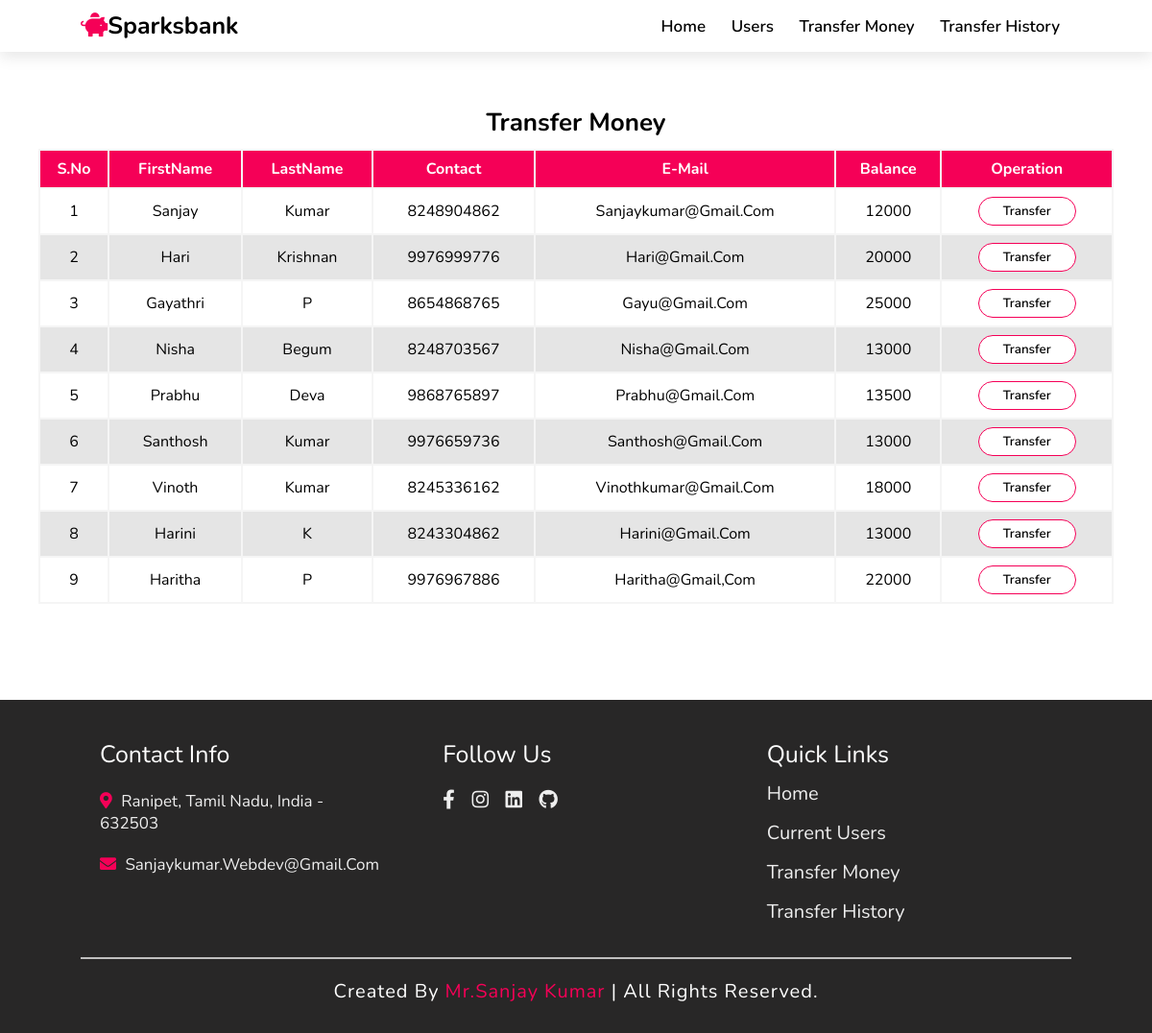
The app's page /transfermoney.php with its own data.
### tables this page shows
CREATE TABLE `users` (
  `id` int(255) NOT NULL,
  `firstname` varchar(50) NOT NULL,
  `lastname` varchar(50) NOT NULL,
  `phone` varchar(10) NOT NULL,
  `email` varchar(50) NOT NULL,
  `balance` int(50) NOT NULL
);

### transfermoney.php (the view, shortened to what this page needs)
<!DOCTYPE html>
<html lang="en">
<head>
    <link rel="stylesheet" href="css/style.css">
    <link rel="stylesheet" href="https://cdnjs.cloudflare.com/ajax/libs/font-awesome/5.15.2/css/all.min.css">
    <link href="https://unpkg.com/aos@2.3.1/dist/aos.css" rel="stylesheet">
</head>
<body>
    <header>
        <a href="#" class="logo"><i class="fas fa-piggy-bank"></i>Sparksbank</a>
        <nav class="navbar">
            <a href="index.php">Home</a>
            <a href="users.php">users</a>
            <a href="transfermoney.php">transfer money</a>
            <a href="transferhistory.php">transfer history</a>
        </nav>
    </header>
    <?php
    include 'conn.php';
    $sql = "SELECT * FROM users";
    $result = mysqli_query($conn, $sql);
    ?>
    <div class="table_container" data-aos="fade-down">
        <h2 class="heading">Transfer Money</h2>
        <table class="table">
            <thead>
                <tr>
                    <th>S.No</th>
                    <th>FirstName</th>
                    <th>LastName</th>
                    <th>Contact</th>
                    <th>E-Mail</th>
                    <th>Balance</th>
                    <th>Operation</th>
                </tr>
            </thead>
            <tbody>
                <?php
                while ($rows = mysqli_fetch_assoc($result)) {
                ?>
                    <tr>
                        <td data-label="S.No"><?php echo $rows['id']; ?></td>
                        <td data-label="Firstname"><?php echo $rows['firstname']; ?></td>
                        <td data-label="Lastname"><?php echo $rows['lastname']; ?></td>
                        <td data-label="Contact"><?php echo $rows['phone']; ?> </td>
                        <td data-label="Email"><?php echo $rows['email']; ?></td>
                        <td data-label="Balance"><?php echo $rows['balance']; ?></td>
                        <td><a href="selectuser.php?id= <?php echo $rows['id']; ?>"> <button type="button" class="btn">Transfer</button></a></td>
                    </tr>
                <?php
                }
                ?>
            </tbody>
        </table>
    </div>
    <div class="footer">
        <div class="box-container">
            <div class="box" data-aos="fade-down">
                <h3>contact info</h3>
                <p> <i class="fas fa-map-marker-alt"></i> ranipet, Tamil Nadu, India - 632503</p>
                <p> <i class="fas fa-envelope"></i> sanjaykumar.webdev@gmail.com</p>
            </div>
            <div class="box" data-aos="fade-down">
                <h3>follow us</h3>
                <a href="https://www.facebook.com/profile.php?id=100007187738996" class="fab fa-facebook-f"></a>
                <a href="https://instagram.com/may_be_your_friend?utm_medium=copy_link" class="fab fa-instagram"></a>
                <a href="https://www.linkedin.com/in/sanjay-kumar-442726220/" class="fab fa-linkedin"></a>
                <a href="https://github.com/sanjaykumar-webdev" class="fab fa-github"></a>
            </div>
            <div class="box" data-aos="fade-down">
                <h3>quick links</h3>
                <a href="index.php">home</a><br><br>
                <a href="Users.php">Current users</a><br> <br>
                <a href="transfermoney.php">transfer Money</a><br> <br>
                <a href="transferhistory.php">transfer history</a><br> <br>
            </div>
        </div>
        <h1 class="credit">Created by <a href="#">Mr.Sanjay Kumar</a> | all rights reserved. </h1>
    </div>
</body>
</html>

### css/style.css (style rules this page uses)
:root { --txt: #f50057; --nav: 0 0.5rem 1.5rem rgba(0, 0, 0, 0.1); }
* { font-family: "Nunito", sans-serif; padding: 0%; margin: 0%; border: none; outline: none; box-sizing: border-box; text-transform: capitalize; text-decoration: none; transition: all 0.2s linear; }
html { font-size: 62.5%; overflow-x: hidden; scroll-behavior: smooth; }
header { position: fixed; width: 100%; top: 0; left: 0; right: 0; background: #fff; padding: 1rem 7%; display: flex; align-items: center; justify-content: space-between; z-index: 1000; box-shadow: var(--nav); }
header .logo { color: black; font-size: 2.5rem; font-weight: bolder; }
header .logo i { color: var(--txt); }
header i { color: black; font-size: 2.5rem; font-weight: bolder; }
header .navbar a { font-size: 1.7rem; border-radius: 0.5rem; padding: 0.5rem 1.2rem; color: black; font-weight: 600; }
.footer { background: #282727; padding: 1rem 7%; }
.footer .box-container { display: flex; flex-wrap: wrap; }
.footer .box-container .box { flex: 1 1 25rem; margin: 2rem; }
.footer .box-container .box h3 { font-size: 2.5rem; color: #fff; padding: 1rem 0; font-weight: normal; }
.footer .box-container .box p { font-size: 1.7rem; color: #eee; padding: 1rem 0; }
.footer .box-container .box a { font-size: 1rem; color: #eee; margin-top: 1rem; margin-right: 1rem; }
.footer .box:nth-child(2) { margin-left: 4rem; }
.footer .box-container .box p i { padding-right: 0.5rem; color: var(--txt); }
.footer .box-container .box a { padding-right: 0.5rem; font-size: 2rem; }
.footer .credit { font-size: 2rem; text-align: center; border-top: 0.2rem solid rgba(255, 255, 255, 0.7); padding: 2rem 1rem; font-weight: normal; letter-spacing: 0.1rem; color: #fff; }
.footer .credit a { color: var(--txt); }
.table_container { margin: 10rem 4rem; text-align: center; }
.btn { padding: 0.5rem 2.5rem; border-radius: 1.8rem; border: 0.1rem solid var(--txt); color: black; font-weight: 600; background: #fff; }
.table_container .heading { font-size: 2.6rem; padding: 1rem 0; }
.table { width: 100%; border-collapse: collapse; }
.table td, .table th { padding: 8px 4px; border: 2px solid whitesmoke; text-align: center; font-size: 16px; }
.table th { background-color: var(--txt); color: #ffffff; }
.table tbody tr:nth-child(even) { background-color: rgba(0, 0, 0, 0.1); }

### records on screen
users: id "1", firstname "Sanjay", lastname "Kumar", phone "8248904862", email "Sanjaykumar@gmail.com", balance "12000"
users: id "2", firstname "Hari", lastname "Krishnan", phone "9976999776", email "Hari@gmail.com", balance "20000"
users: id "3", firstname "Gayathri", lastname "P", phone "8654868765", email "Gayu@gmail.com", balance "25000"
users: id "4", firstname "Nisha", lastname "Begum", phone "8248703567", email "Nisha@gmail.com", balance "13000"
users: id "5", firstname "Prabhu", lastname "Deva", phone "9868765897", email "Prabhu@gmail.com", balance "13500"
users: id "6", firstname "Santhosh", lastname "Kumar", phone "9976659736", email "Santhosh@gmail.com", balance "13000"
users: id "7", firstname "Vinoth", lastname "Kumar", phone "8245336162", email "Vinothkumar@gmail.com", balance "18000"
users: id "8", firstname "Harini", lastname "K", phone "8243304862", email "Harini@gmail.com", balance "13000"
users: id "9", firstname "Haritha", lastname "P", phone "9976967886", email "Haritha@gmail,com", balance "22000"
